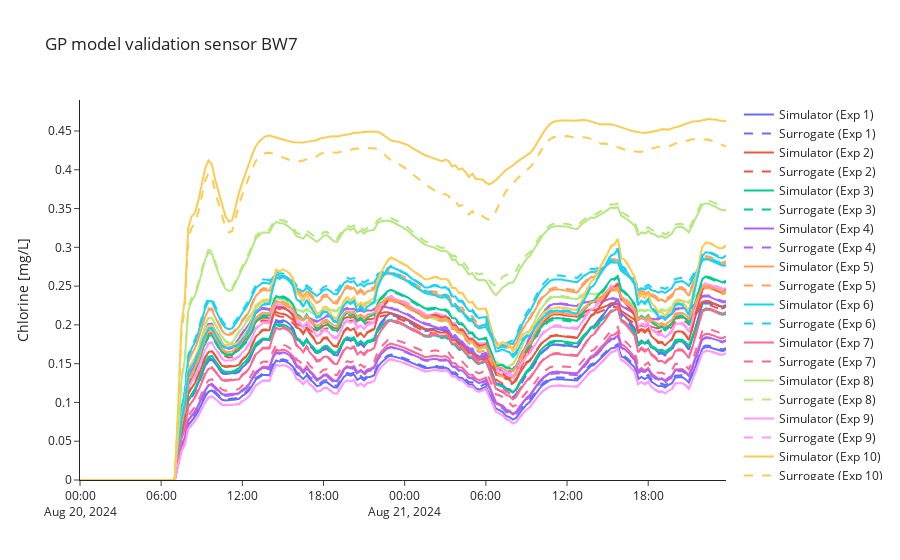

Notebook source saved alongside this figure:
### Code cell
fig = go.Figure()

actual_data = Y_test_s
predicted_data = Y_pred

for exp_idx in range(n_test):
    color = default_colors[exp_idx % len(default_colors)]
    fig.add_trace(
        go.Scatter(
            x=surrogate_datetime,
            y=actual_data[exp_idx, :],
            mode='lines',
            name=f"Simulator (Exp {exp_idx + 1})",
            line=dict(color=color, dash='solid'),
            showlegend=True
        )
    )
    fig.add_trace(
        go.Scatter(
            x=surrogate_datetime,
            y=predicted_data[exp_idx, :],
            mode='lines',
            name=f"Surrogate (Exp {exp_idx + 1})",
            line=dict(color=color, dash='dash'),
            showlegend=True
        )
    )
fig.update_yaxes(
    title_text="Chlorine [mg/L]",
    rangemode="tozero"
)
fig.update_layout(
    height=600,  # Fixed height since there's only one plot
    template='simple_white',
    legend_title_text='',
    title=f"GP model validation sensor {sensor}"
)
fig.show()

### Figure 1 — Plotly figure (JSON) as saved in the notebook; plotly's stock layout.template omitted (floating-point values rounded to 4 significant figures; data arrays with more than 128 entries replaced by an {"elided": "..."} marker saying what was removed)
{"data": [{"line": {"color": "#636EFA", "dash": "solid"}, "mode": "lines", "name": "Simulator (Exp 1)", "showlegend": true, "type": "scatter", "x": {"elided": "192 str values"}, "y": {"elided": "192 float values"}}, {"line": {"color": "#636EFA", "dash": "dash"}, "mode": "lines", "name": "Surrogate (Exp 1)", "showlegend": true, "type": "scatter", "x": {"elided": "192 str values"}, "y": {"elided": "192 float values"}}, {"line": {"color": "#EF553B", "dash": "solid"}, "mode": "lines", "name": "Simulator (Exp 2)", "showlegend": true, "type": "scatter", "x": {"elided": "192 str values"}, "y": {"elided": "192 float values"}}, {"line": {"color": "#EF553B", "dash": "dash"}, "mode": "lines", "name": "Surrogate (Exp 2)", "showlegend": true, "type": "scatter", "x": {"elided": "192 str values"}, "y": {"elided": "192 float values"}}, {"line": {"color": "#00CC96", "dash": "solid"}, "mode": "lines", "name": "Simulator (Exp 3)", "showlegend": true, "type": "scatter", "x": {"elided": "192 str values"}, "y": {"elided": "192 float values"}}, {"line": {"color": "#00CC96", "dash": "dash"}, "mode": "lines", "name": "Surrogate (Exp 3)", "showlegend": true, "type": "scatter", "x": {"elided": "192 str values"}, "y": {"elided": "192 float values"}}, {"line": {"color": "#AB63FA", "dash": "solid"}, "mode": "lines", "name": "Simulator (Exp 4)", "showlegend": true, "type": "scatter", "x": {"elided": "192 str values"}, "y": {"elided": "192 float values"}}, {"line": {"color": "#AB63FA", "dash": "dash"}, "mode": "lines", "name": "Surrogate (Exp 4)", "showlegend": true, "type": "scatter", "x": {"elided": "192 str values"}, "y": {"elided": "192 float values"}}, {"line": {"color": "#FFA15A", "dash": "solid"}, "mode": "lines", "name": "Simulator (Exp 5)", "showlegend": true, "type": "scatter", "x": {"elided": "192 str values"}, "y": {"elided": "192 float values"}}, {"line": {"color": "#FFA15A", "dash": "dash"}, "mode": "lines", "name": "Surrogate (Exp 5)", "showlegend": true, "type": "scatter", "x": {"elided": "192 str values"}, "y": {"elided": "192 float values"}}, {"line": {"color": "#19D3F3", "dash": "solid"}, "mode": "lines", "name": "Simulator (Exp 6)", "showlegend": true, "type": "scatter", "x": {"elided": "192 str values"}, "y": {"elided": "192 float values"}}, {"line": {"color": "#19D3F3", "dash": "dash"}, "mode": "lines", "name": "Surrogate (Exp 6)", "showlegend": true, "type": "scatter", "x": {"elided": "192 str values"}, "y": {"elided": "192 float values"}}, {"line": {"color": "#FF6692", "dash": "solid"}, "mode": "lines", "name": "Simulator (Exp 7)", "showlegend": true, "type": "scatter", "x": {"elided": "192 str values"}, "y": {"elided": "192 float values"}}, {"line": {"color": "#FF6692", "dash": "dash"}, "mode": "lines", "name": "Surrogate (Exp 7)", "showlegend": true, "type": "scatter", "x": {"elided": "192 str values"}, "y": {"elided": "192 float values"}}, {"line": {"color": "#B6E880", "dash": "solid"}, "mode": "lines", "name": "Simulator (Exp 8)", "showlegend": true, "type": "scatter", "x": {"elided": "192 str values"}, "y": {"elided": "192 float values"}}, {"line": {"color": "#B6E880", "dash": "dash"}, "mode": "lines", "name": "Surrogate (Exp 8)", "showlegend": true, "type": "scatter", "x": {"elided": "192 str values"}, "y": {"elided": "192 float values"}}, {"line": {"color": "#FF97FF", "dash": "solid"}, "mode": "lines", "name": "Simulator (Exp 9)", "showlegend": true, "type": "scatter", "x": {"elided": "192 str values"}, "y": {"elided": "192 float values"}}, {"line": {"color": "#FF97FF", "dash": "dash"}, "mode": "lines", "name": "Surrogate (Exp 9)", "showlegend": true, "type": "scatter", "x": {"elided": "192 str values"}, "y": {"elided": "192 float values"}}, {"line": {"color": "#FECB52", "dash": "solid"}, "mode": "lines", "name": "Simulator (Exp 10)", "showlegend": true, "type": "scatter", "x": {"elided": "192 str values"}, "y": {"elided": "192 float values"}}, {"line": {"color": "#FECB52", "dash": "dash"}, "mode": "lines", "name": "Surrogate (Exp 10)", "showlegend": true, "type": "scatter", "x": {"elided": "192 str values"}, "y": {"elided": "192 float values"}}, {"line": {"color": "#636EFA", "dash": "solid"}, "mode": "lines", "name": "Simulator (Exp 11)", "showlegend": true, "type": "scatter", "x": {"elided": "192 str values"}, "y": {"elided": "192 float values"}}, {"line": {"color": "#636EFA", "dash": "dash"}, "mode": "lines", "name": "Surrogate (Exp 11)", "showlegend": true, "type": "scatter", "x": {"elided": "192 str values"}, "y": {"elided": "192 float values"}}, {"line": {"color": "#EF553B", "dash": "solid"}, "mode": "lines", "name": "Simulator (Exp 12)", "showlegend": true, "type": "scatter", "x": {"elided": "192 str values"}, "y": {"elided": "192 float values"}}, {"line": {"color": "#EF553B", "dash": "dash"}, "mode": "lines", "name": "Surrogate (Exp 12)", "showlegend": true, "type": "scatter", "x": {"elided": "192 str values"}, "y": {"elided": "192 float values"}}, {"line": {"color": "#00CC96", "dash": "solid"}, "mode": "lines", "name": "Simulator (Exp 13)", "showlegend": true, "type": "scatter", "x": {"elided": "192 str values"}, "y": {"elided": "192 float values"}}, {"line": {"color": "#00CC96", "dash": "dash"}, "mode": "lines", "name": "Surrogate (Exp 13)", "showlegend": true, "type": "scatter", "x": {"elided": "192 str values"}, "y": {"elided": "192 float values"}}, {"line": {"color": "#AB63FA", "dash": "solid"}, "mode": "lines", "name": "Simulator (Exp 14)", "showlegend": true, "type": "scatter", "x": {"elided": "192 str values"}, "y": {"elided": "192 float values"}}, {"line": {"color": "#AB63FA", "dash": "dash"}, "mode": "lines", "name": "Surrogate (Exp 14)", "showlegend": true, "type": "scatter", "x": {"elided": "192 str values"}, "y": {"elided": "192 float values"}}, {"line": {"color": "#FFA15A", "dash": "solid"}, "mode": "lines", "name": "Simulator (Exp 15)", "showlegend": true, "type": "scatter", "x": {"elided": "192 str values"}, "y": {"elided": "192 float values"}}, {"line": {"color": "#FFA15A", "dash": "dash"}, "mode": "lines", "name": "Surrogate (Exp 15)", "showlegend": true, "type": "scatter", "x": {"elided": "192 str values"}, "y": {"elided": "192 float values"}}, {"line": {"color": "#19D3F3", "dash": "solid"}, "mode": "lines", "name": "Simulator (Exp 16)", "showlegend": true, "type": "scatter", "x": {"elided": "192 str values"}, "y": {"elided": "192 float values"}}, {"line": {"color": "#19D3F3", "dash": "dash"}, "mode": "lines", "name": "Surrogate (Exp 16)", "showlegend": true, "type": "scatter", "x": {"elided": "192 str values"}, "y": {"elided": "192 float values"}}, {"line": {"color": "#FF6692", "dash": "solid"}, "mode": "lines", "name": "Simulator (Exp 17)", "showlegend": true, "type": "scatter", "x": {"elided": "192 str values"}, "y": {"elided": "192 float values"}}, {"line": {"color": "#FF6692", "dash": "dash"}, "mode": "lines", "name": "Surrogate (Exp 17)", "showlegend": true, "type": "scatter", "x": {"elided": "192 str values"}, "y": {"elided": "192 float values"}}, {"line": {"color": "#B6E880", "dash": "solid"}, "mode": "lines", "name": "Simulator (Exp 18)", "showlegend": true, "type": "scatter", "x": {"elided": "192 str values"}, "y": {"elided": "192 float values"}}, {"line": {"color": "#B6E880", "dash": "dash"}, "mode": "lines", "name": "Surrogate (Exp 18)", "showlegend": true, "type": "scatter", "x": {"elided": "192 str values"}, "y": {"elided": "192 float values"}}, {"line": {"color": "#FF97FF", "dash": "solid"}, "mode": "lines", "name": "Simulator (Exp 19)", "showlegend": true, "type": "scatter", "x": {"elided": "192 str values"}, "y": {"elided": "192 float values"}}, {"line": {"color": "#FF97FF", "dash": "dash"}, "mode": "lines", "name": "Surrogate (Exp 19)", "showlegend": true, "type": "scatter", "x": {"elided": "192 str values"}, "y": {"elided": "192 float values"}}, {"line": {"color": "#FECB52", "dash": "solid"}, "mode": "lines", "name": "Simulator (Exp 20)", "showlegend": true, "type": "scatter", "x": {"elided": "192 str values"}, "y": {"elided": "192 float values"}}, {"line": {"color": "#FECB52", "dash": "dash"}, "mode": "lines", "name": "Surrogate (Exp 20)", "showlegend": true, "type": "scatter", "x": {"elided": "192 str values"}, "y": {"elided": "192 float values"}}], "layout": {"autosize": true, "legend": {"title": {"text": ""}}, "title": {"text": "GP model validation sensor BW7"}, "xaxis": {"autorange": true, "range": ["2024-08-20", "2024-08-21 23:45"], "type": "date"}, "yaxis": {"autorange": true, "range": [0, 0.49], "rangemode": "tozero", "title": {"text": "Chlorine [mg/L]"}, "type": "linear"}}}
